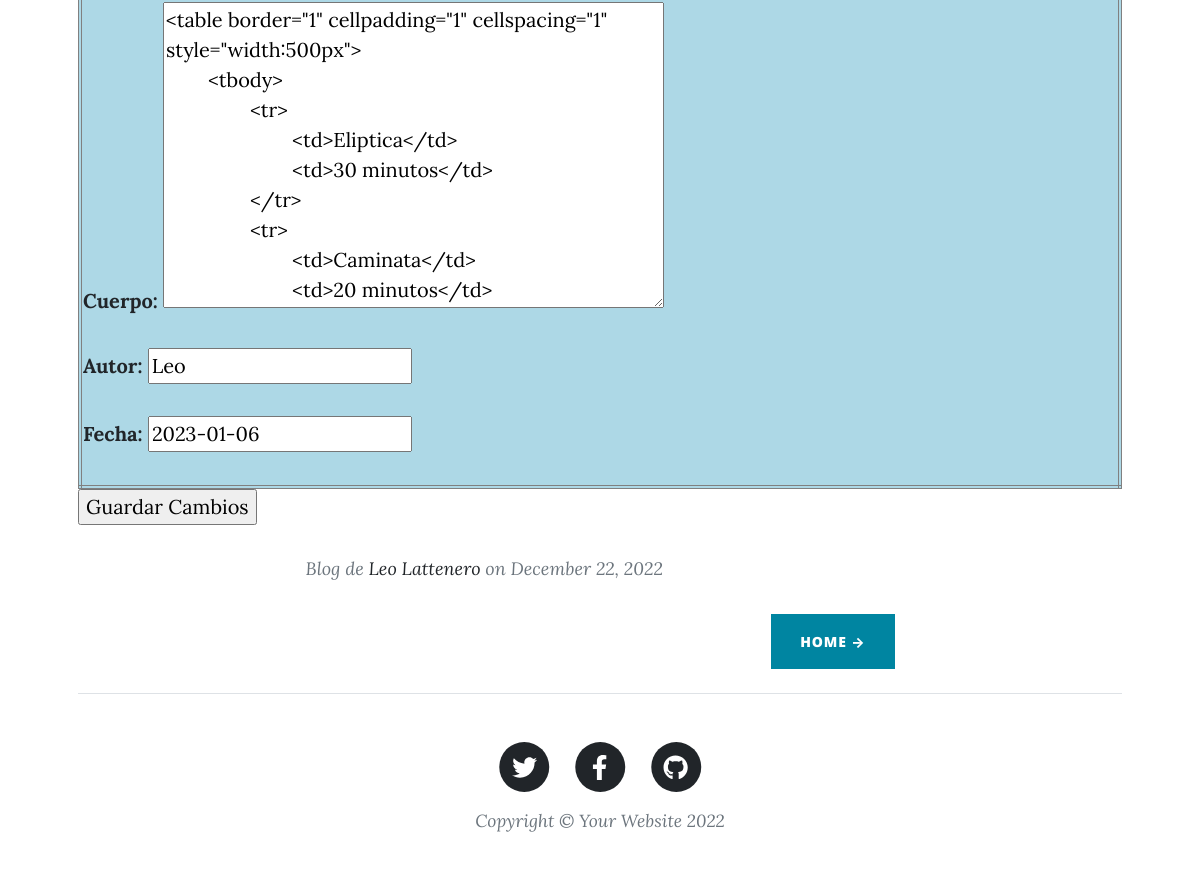
Before: /editarPosteos/75 (signed in, lower part) with the older database file.
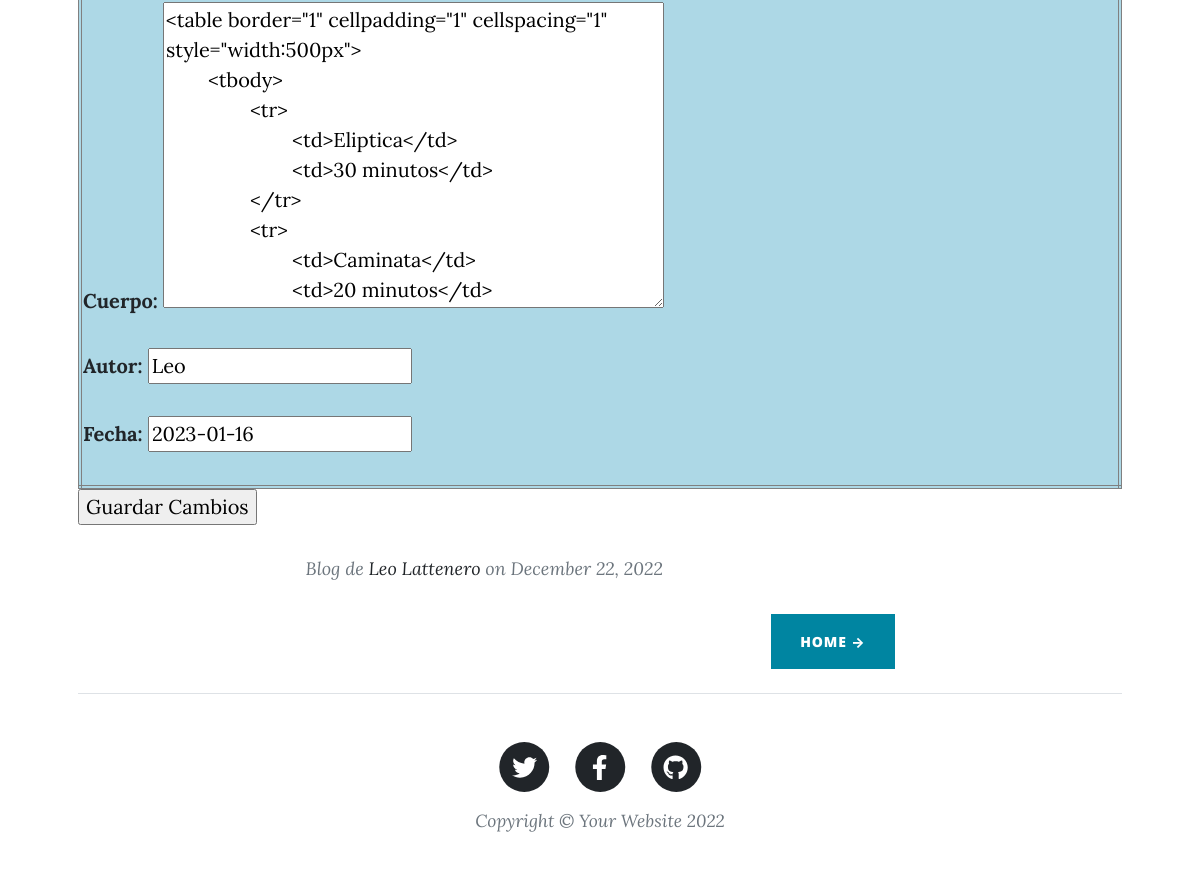
After: the same page with the newer database file.
### AppRutinas/models.py (models this page shows)
class Posteo(models.Model):
    titulo = models.CharField(max_length=255)
    subtitulo = models.CharField(max_length=255)
    imagen = models.ImageField(upload_to='media', blank=True)
    cuerpo = RichTextUploadingField() # CKEditor Rich Text Field
    autor = models.CharField(max_length=255)
    fecha = models.DateField(default='2023-1-8')
    def __str__(self):
        return self.titulo

### AppRutinas/views.py (the view)
# urls.py: path("editarPosteos/<id>", editarPosteos, name="editarPosteos"),
@login_required
def editarPosteos(request, id):
    username=request.user.get_username()
    posteo=Posteo.objects.get(id=id)
    if username==posteo.autor or request.user.is_superuser:
        if request.method=="POST":
            form=PostForm(request.POST, request.FILES)
            print(form)
            if form.is_valid():
                informacion= form.cleaned_data
                image = informacion["imagen"]
                if str(type(image)) == "<class 'NoneType'>":
                    pass
                else:
                    posteo.imagen = informacion["imagen"]
                posteo.titulo= informacion["titulo"]
                posteo.subtitulo= informacion["subtitulo"]
                posteo.cuerpo= informacion["cuerpo"]
                posteo.autor= informacion["autor"]
                posteo.fecha= informacion["fecha"]
                posteo.save()
                print(posteo)
                posteos=Posteo.objects.all().order_by('-id')
                return render (request, "mensajes.html", {"mensaje": "POSTEO EDITADO CORRECTAMENTE!!", "posteos":posteos, "imagen": obtenerAvatar(request)})
        else:
            form= PostForm(initial={"titulo":posteo.titulo, "subtitulo":posteo.subtitulo, "imagen":posteo.imagen, "cuerpo":posteo.cuerpo, "autor":posteo.autor, "fecha":posteo.fecha})
        return render(request, "editarPosteos.html", {"form":form, "posteo":posteo, "imagen": obtenerAvatar(request)})
    else:
        return render(request, "mensajes.html", {"mensaje": "Solo puede editar sus publicaciones!", "imagen": obtenerAvatar(request)})

### AppRutinas/forms.py
class PostForm(ModelForm):
    class Meta:
        model = Posteo
        fields = ['titulo','subtitulo','imagen','cuerpo','autor','fecha']

### AppLogin/views.py (called while the page is built)
def obtenerAvatar(request):
    if request.user.is_authenticated:
        lista=Avatar.objects.filter(user=request.user)
        if len(lista)!=0:
            imagen=lista[0].imagen.url
        else:
            imagen="/media/avatares/avatarpordefecto.jpg"
        return imagen

### AppRutinas/templates/editarPosteos.html (shortened to what this page needs)
{% extends "indexR.html" %}
{% load static %}
{% block contenido_que_cambia %}
<div class="container px-4 px-lg-5">
    <div class="justify-content-center">
        <div class=" justify-content-center">
            <div class="post-preview">
                <form action="{% url 'editarPosteos' posteo.id %}" method="POST" enctype="multipart/form-data"> {% csrf_token %}
                    <table width="100%" style="border: 4px double grey; text-align: left; background-color: lightblue;">
                        <th> {{ form.as_p  }}</th>
                        <th> {{ form.media }}</th>
                    </div>
                    <div class="form-group">
                    <input type="submit" value="Guardar Cambios">
                    </div>
            </div>
        </div>
    </div>
{% endblock %}

Changed rows visible on the page:
changed Posteo "Leo": fecha "2023-01-06" → "2023-01-16"
